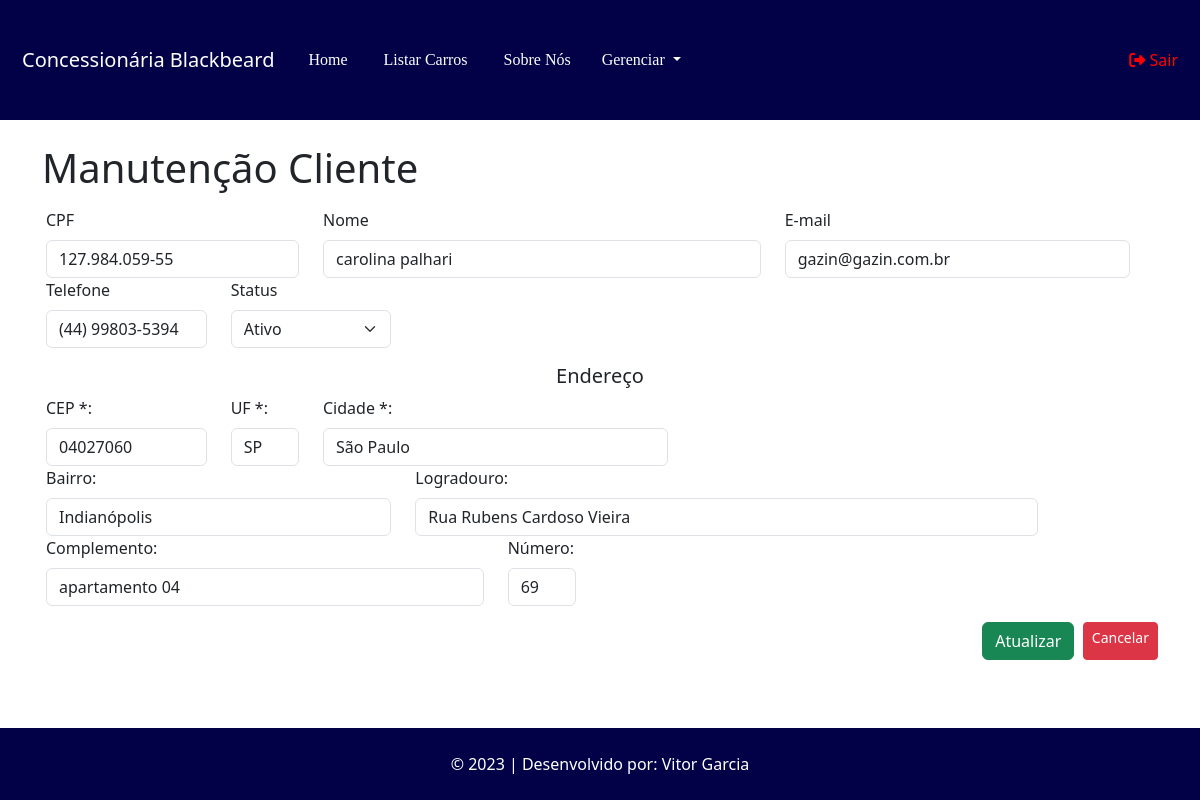
The page /cliente/edicao/5 (signed in) on the database as committed earlier.
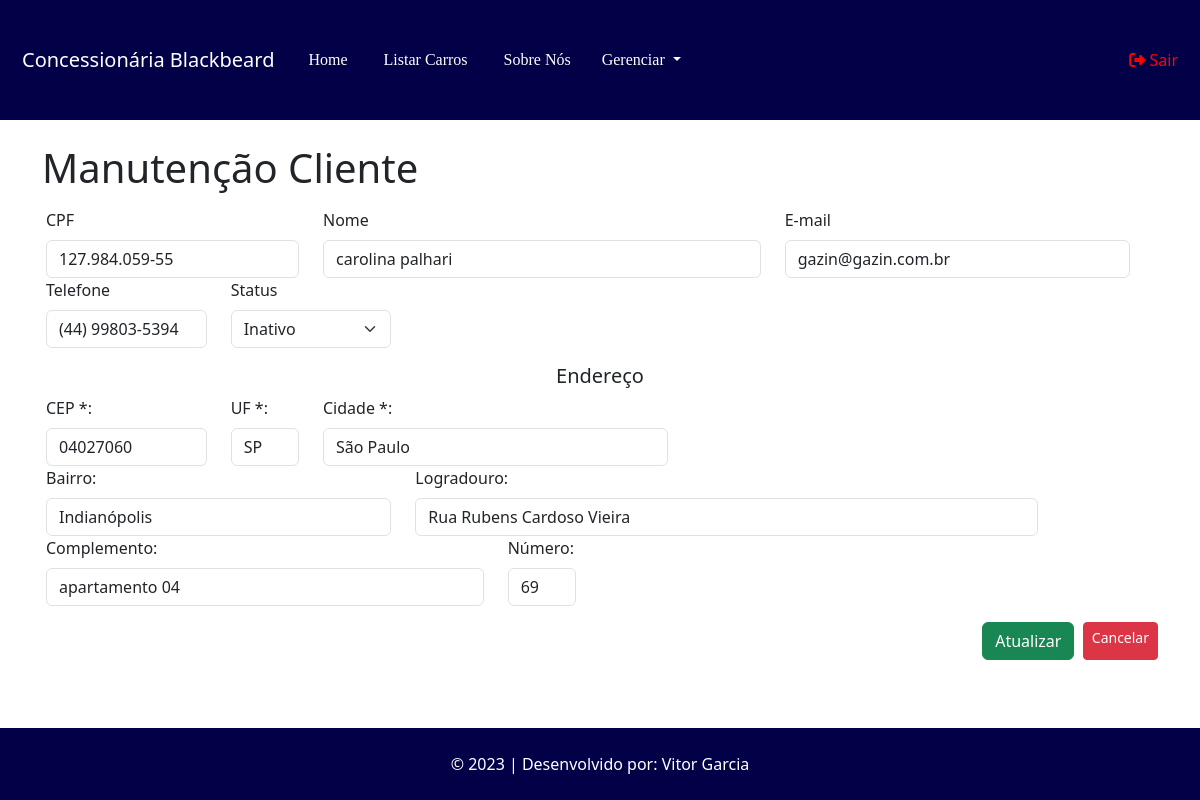
The same page on the database as committed later.
### tables this page shows
CREATE TABLE `cliente` (
  `id` int(11) NOT NULL,
  `nome` varchar(100) NOT NULL,
  `telefone` varchar(20) NOT NULL,
  `email` varchar(100) NOT NULL,
  `cpf` char(15) NOT NULL,
  `status` varchar(12) NOT NULL,
  `cep` varchar(10) DEFAULT NULL,
  `uf` varchar(2) DEFAULT NULL,
  `cidade` varchar(255) DEFAULT NULL,
  `bairro` varchar(255) DEFAULT NULL,
  `logradouro` varchar(255) DEFAULT NULL,
  `complemento` varchar(255) DEFAULT NULL,
  `numero` varchar(10) DEFAULT NULL
);

### App/Controllers/Controller.php (called while the page is built, shortened)
<?php
abstract class Controller
{
    private $viewVar;
    public function render($view)
    {
        $viewVar = $this->getViewVar();
        require_once PATH . '/App/Views/layouts/cabecalho.php';
        require_once PATH . '/App/Views/' . $view . '.php';
        require_once PATH . '/App/Views/layouts/rodape.php';
    }
    public function getViewVar()
    {
        return $this->viewVar;
    }
    public function setViewParam($varName, $varValue)
    {
        if ($varName != "" && $varValue != "") {
            $this->viewVar[$varName] = $varValue;
        }
    }
}

### App/Controllers/ClienteController.php (called while the page is built, shortened)
<?php
class ClienteController extends Controller
{
    public function edicao($params){
        $idCliente = $params[0];
        $clienteDAO = new ClienteDAO();
        $cliente = $clienteDAO->listar($idCliente);
        $this->render('/cliente/editar');
    }
}

### index.php (called while the page is built, shortened)
<?php
try {
    $app = new App();
    $app->run();
}catch (\Exception $e){
    $oError = new Erro($e);
    $oError->render();
}

### App/Lib/Conexao.php (called while the page is built, shortened)
<?php
class Conexao
{
    private static $connection;
    public static function getConnection()
    {
        $pdoConfig = DB_DRIVER . ":" . "host=" . DB_HOST . ";";
        $pdoConfig .= "dbname=" . DB_NAME . ";";
        try {
            if (!isset(self::$connection)) {
                self::$connection = new PDO($pdoConfig, DB_USER, DB_PASSWORD);
                self::$connection->setAttribute(PDO::ATTR_ERRMODE, PDO::ERRMODE_EXCEPTION);
            }
            return self::$connection;
        } catch (PDOException $e) {
            throw new Exception("Erro de conexão com o banco de dados", 500);
        }
    }
}

### App/Models/DAO/BaseDAO.php (called while the page is built, shortened)
<?php
abstract class BaseDAO
{
    private $conexao;
    public function __construct()
    {
        $this->conexao = Conexao::getConnection();
    }
    public function select($sql)
    {
        if (!empty($sql)) {
            return $this->conexao->query($sql);
        }
    }
}

### App/Models/DAO/ClienteDAO.php (called while the page is built, shortened)
<?php
class ClienteDAO extends BaseDAO{
    public function listar($id = null){
        if($id){
            $resultado = $this->select(
                "SELECT * FROM cliente WHERE id = $id"
            );
            return $resultado->fetchObject(Cliente::class);
        } else {
            $resultado = $this->select(
                'SELECT * FROM cliente'
            );
            return $resultado->fetchAll(\PDO::FETCH_CLASS, Cliente::class);
        }
        return false;
    }
}
?>

### App/Models/Entidades/Cliente.php (called while the page is built, shortened)
<?php
class Cliente{
     private $id;
     private $nome;
     private $telefone;
     private $email;
     private $cpf;
     private $status;
     private $cep;
     private $uf;
     private $cidade;
     private $bairro;
     private $logradouro;
     private $complemento;
     private $numero;
     public function getId(){
        return $this->id;
   }
   function getNome(){
        return $this->nome;
   }
   public function getTelefone(){
        return $this->telefone;
   }
   public function getEmail(){
        return $this->email;
   }
   public function getCpf(){
         return $this->cpf;
   }
   public function getStatus(){
        return $this->status;
   }
   public function getCep(){
     return $this->cep;
   }
   public function getUf(){
       return $this->uf;
   }
   public function getCidade(){
       return $this->cidade;
   }
   public function getBairro(){
       return $this->bairro;
   }
   public function getLogradouro(){
       return $this->logradouro;
   }
   public function getComplemento(){
       return $this->complemento;
   }
   public function getNumero(){
       return $this->numero;
   }
}
?>

### App/Views/cliente/editar.php (the view, shortened to what the changed rows need)
<?php
$cliente = $viewVar['cliente'];
$clienteDAO = new ClienteDAO();
$cliente = $clienteDAO->listar($cliente->getId());
if (isset($_SESSION['login'])) {
?>
<div class="container">
  <br>
    <h1>Manutenção Cliente</h1>
  <br>
  <form action="http://<?php echo APP_HOST; ?>/cliente/atualizar" method="post" class="row g-3">
    <div class="row">
        <div class="col-md-3">
                <label for="inputCpf" class="form-label">CPF</label>
                <input type="text" name="cpf" id="cpf" class="form-control" value="<?php echo $cliente->getCPF();?>" onkeyup="cpfCheck(this)" maxlength="14" onkeydown="javascript: fMasc( this, mCPF );" required><span id="cpfResponse"></span>
        </div>
      <div class="col-md-5">
      <label for="inputNome" class="form-label">Nome</label>
        <input type="text" class="form-control" id="inputNome" name="nome" value="<?php echo $cliente->getNome();?>" required>
      </div>
      <div class="col-md-4">
      <label for="inputEmail" class="form-label">E-mail</label>
        <input type="email" class="form-control" id="inputEmail" name="email" value="<?php echo $cliente->getEmail();?>" required>
      </div>
    </div>
    <div class="row">
        <div class="col-md-2">
          <label for="inputTelefone" class="form-label">Telefone</label>
          <input type="tel" class="form-control" id="inputTelefone" name="telefone" value="<?php echo $cliente->getTelefone();?>" required>
        </div>
        <div class="col-md-2">
          <label for="selectStatus" class="form-label">Status</label>
            <select class="form-select" aria-label="Status" id="selectStatus" name="status">
              <option <?php echo ($cliente->getStatus() == "Ativo" ) ? "selected" : null ; ?> value="Ativo">Ativo</option>
              <option <?php echo ($cliente->getStatus() == "Inativo" ) ? "selected" : null ; ?> value="Inativo">Inativo</option>
            </select>
        </div>
      </div>
    <h5 class="text-center">Endereço</h5>
            <div class="row">
                <div class="col-md-2">
                    <label for="cep" class="form-label">CEP *: </label>
                    <input type="text" class="form-control" name="cep" id="cep" maxlength="8" placeholder="Somente Números" onblur="pesquisacep(this.value);" value="<?php echo $cliente->getCEP();?>" required>
                </div>
                <div class="form-group col-md-1">
                <label for="uf" class="form-label">UF *: </label>
                    <input type="text" class="form-control disabled" name="uf" value="<?php echo $cliente->getUF();?>" id="uf" size="2" maxlength="2" readonly>
                </div>
                <div class="form-group col-md-4">
                <label for="cidade" class="form-label">Cidade *: </label>
                    <input type="text" class="form-control" name="cidade" id="cidade" value="<?php echo $cliente->getCidade();?>" readonly>
                </div>
            </div>
            <div class="row">
                <div class="form-group col-md-4">
                    <label for="bairro"class="form-label">Bairro: </label>
                    <input type="text" class="form-control" name="bairro" id="bairro" value="<?php echo $cliente->getBairro();?>">
                </div>
                <div class="form-group col-md-7">
                    <label for="logradouro"class="form-label">Logradouro: </label>
                    <input type="text" class="form-control" name="logradouro" id="logradouro" value="<?php echo $cliente->getLogradouro();?>">
                </div>
            </div>
            <div class="row">
                <div class="form-group col-md-5">
                    <label for="complemento"class="form-label">Complemento: </label>
                    <input type="text" class="form-control" name="complemento" id="complemento" value="<?php echo $cliente->getComplemento();?>" >
                </div>
                <div class="form-group col-md-1">
                    <label for="numero"class="form-label">Número: </label>
                    <input type="text" class="form-control" name="numero" id="numero" value="<?php echo $cliente->getNumero();?>">
                </div>
            </div>
    <div class="col-md-12 d-flex justify-content-end">
      <button type="submit" class="btn btn-success">Atualizar</button>&nbsp&nbsp
      <a href="http://<?php echo APP_HOST; ?>/cliente/pesquisar" class="btn btn-danger btn-sm">Cancelar</a>
   </div>
  </form>
  <br>
</div>
<?php
    }
?>

Rows that differ between the two databases and show on the page:
changed cliente "carolina palhari": status "Ativo" → "Inativo"
